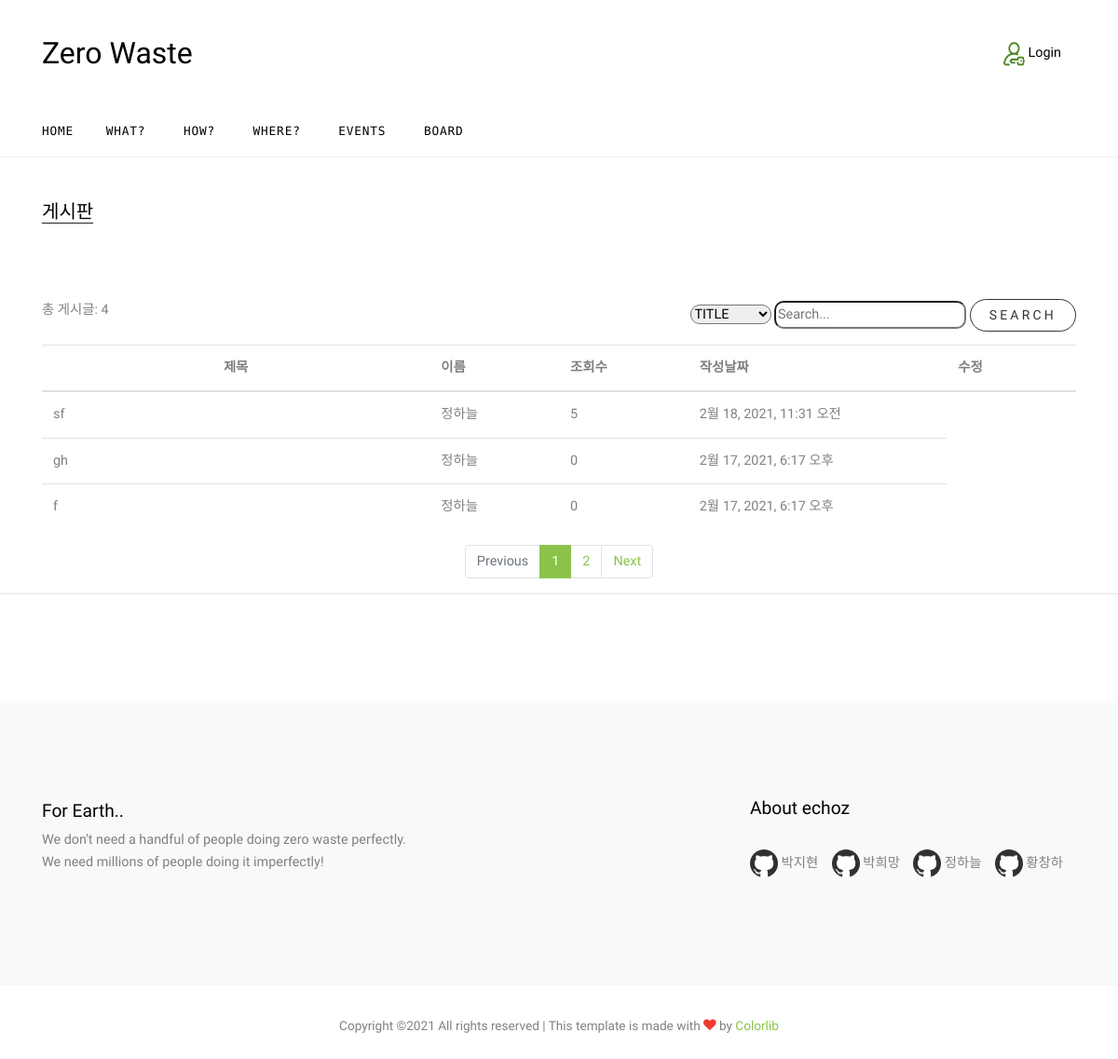
Page /echozapp/Board/ on the earlier database version.
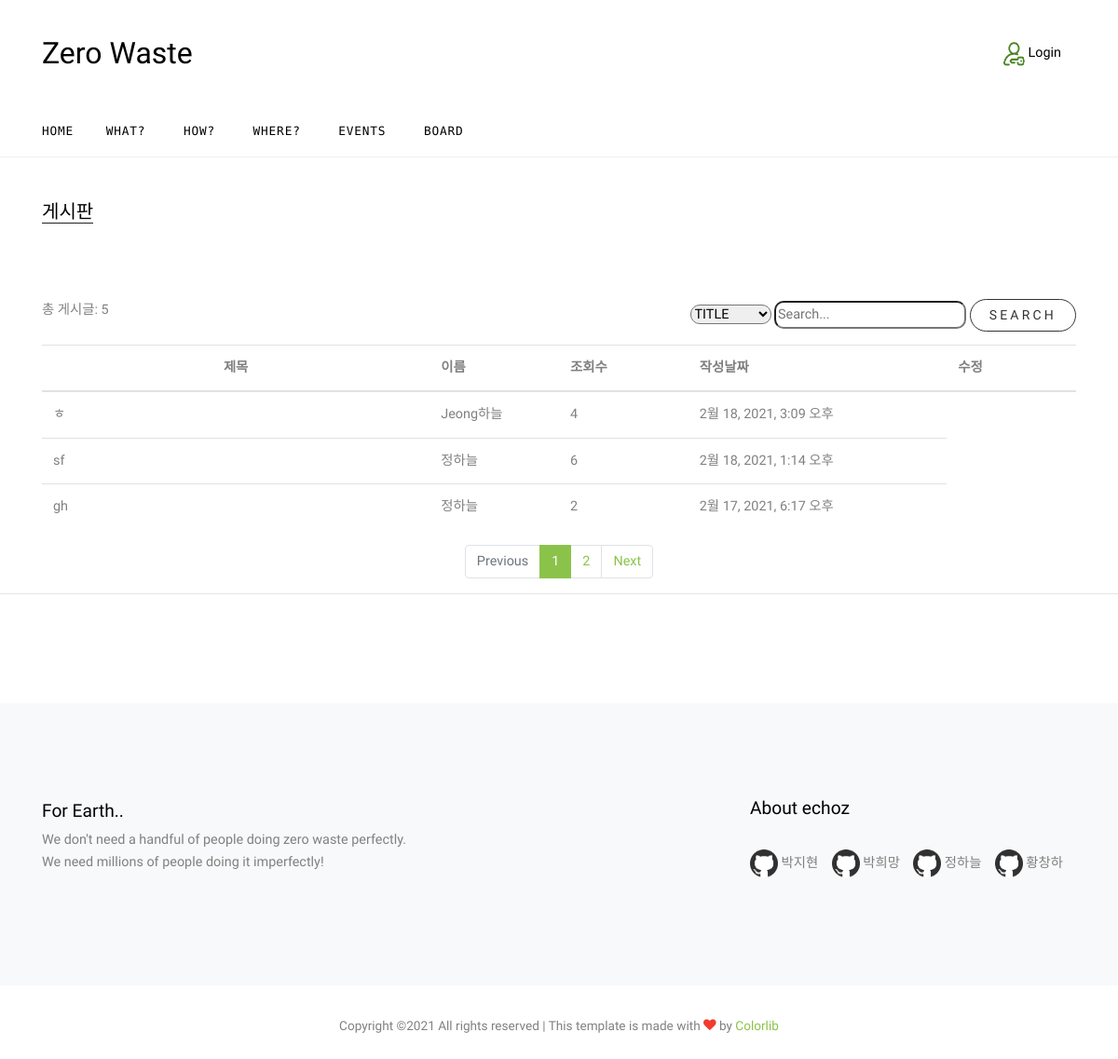
Same page on the later database version.
### echozapp/models.py (models this page shows)
class Post(models.Model):
    author = models.ForeignKey(User, on_delete=models.CASCADE)
    title = models.CharField(max_length=30)
    content = models.TextField()
    writedate = models.DateTimeField(auto_now_add=True)
    count = models.IntegerField(default=0)

### echozapp/views.py (the view)
# urls.py: path('Board/', views.Board, name='Board'),
def Board(request):
    page = request.GET.get('page', 1)
    vlist = Post.objects.all()
    vlist = vlist.order_by('-writedate')
    paginator = Paginator(vlist, 3)
    vlistpage = paginator.get_page(page)
    boardcount = Post.objects.count()
    context = {"vlist": vlistpage,"boardcount":boardcount}
    return render(request, 'Board.html',context)

### echozapp/templates/Board.html (shortened to what this page needs)
{% extends 'base.html' %}
{% block content %}
    <div class="site-section">
      <div class="container">
        <div class="row">
          <div class="col-lg-12">
            <div class="section-title mb-5">
              <h2>게시판</h2>
            </div>
          </div>
        </div>
            <br>
            <div>
                총 게시글: {{boardcount}}
            <div style="float:right">
                <select style=" border-radius : 10px" name="searchtype">
                    <option value="search1">TITLE</option>
                </select>
                <input type="text"  style=" border-radius : 10px" placeholder="Search..." name="keyword" >
                <button  style="background-color: white; color:black; opacity:0.8;" class="btn" onclick="processSearch() ">search</button>
            </div>
            </div>
            <br>
            <table class="table table-hover">
                <thead>
                    <tr>
                        <th style="width:30%; text-align:center;">제목</th>
                        <th style="width:10%;">이름</th>
                        <th style="width:10%;">조회수</th>
                        <th style="width:20%;">작성날짜</th>
                        <th style="width:10%;">수정</th>
                    </tr>
                </thead>
                <tbody>
                 {% for wdata in vlist %}
                <tr>
                    <td onclick="Boardview({{wdata.id}})"> {{wdata.title}} </td>
                    <td>{{wdata.author.last_name}}{{wdata.author.first_name}}</td>
                    <td>{{wdata.count}}</td>
                    <td >{{wdata.writedate}}</td>
                </tr>
                {% endfor %}
                </tbody>
            </table>
      </div>
      <ul class="pagination justify-content-center">
          {% if vlist.has_previous %}
            <li class="page-item"><a class="page-link" href="?page={{vlist.previous_page_number}}">Previous</a></li>
          {% else %}
            <li class="page-item disabled"><a class="page-link"  tabindex="-1" aria-disabled="true" href="#">Previous</a></li>
          {% endif %}
          {% for page_number in vlist.paginator.page_range %}
            {% if page_number == vlist.number %}
                <li class="page-item active" aria-current="page"><a class="page-link" href="?page={{page_number}}"> {{page_number}}</a></li>
            {% else %}
                <li class="page-item"><a class="page-link" href="?page={{page_number}}"> {{page_number}}</a></li>
            {% endif%}
          {% endfor %}
          {% if vlist.has_next %}
            <li class="page-item"><a class="page-link" href="?page={{vlist.next_page_number}}">Next</a></li>
          {% else%}
            <li class="page-item disabled"><a class="page-link"  tabindex="-1" aria-disabled="true" href="#">Next</a></li>
          {% endif %}
      </ul>
      <hr>
      <div class="row justify-content-md-center">
			<div class="col-md-6 col-md-offset-3">
            </div>
      </div>
    </div>
{% endblock %}

Differences in the rows shown:
no longer on this page (row unchanged): Post: title "f", author.last_name "정", author.first_name "하늘", count "0", writedate "2월 17, 2021, 6:17 오후"
added Post: title "ㅎ", author.last_name "Jeong", author.first_name "하늘", count "4", writedate "2월 18, 2021, 3:09 오후"
changed Post "sf": count "5" → "6"; writedate "2월 18, 2021, 11:31 오전" → "2월 18, 2021, 1:14 오후"
changed Post "gh": count "0" → "2"
Other differences:
{{ boardcount }}: "4" → "5"
